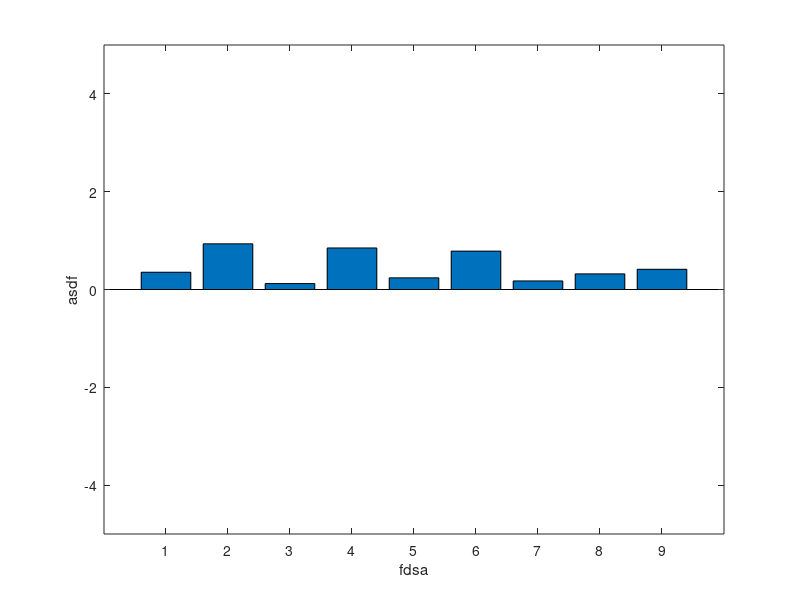

Write the MATLAB code that produced this figure.
clear
close all
clc

%%
% y = [2 2 3; 2 5 6; 2 8 9];
% c = categorical({'body_acc','body_vel','body_slip'});
% b = bar(c,y);
% get(b(1))

%%
y = [2 2 3 2 5 6 2 8 9];
b = bar(y);
get(b)
ylim([-5,5])
ylabel('asdf')
xlabel('fdsa')
set(gca,'xtick',[])


%%
tic
for i = 1:1000
    
    set(b,'YData',rand(9,1));
    drawnow limitrate
end
toc